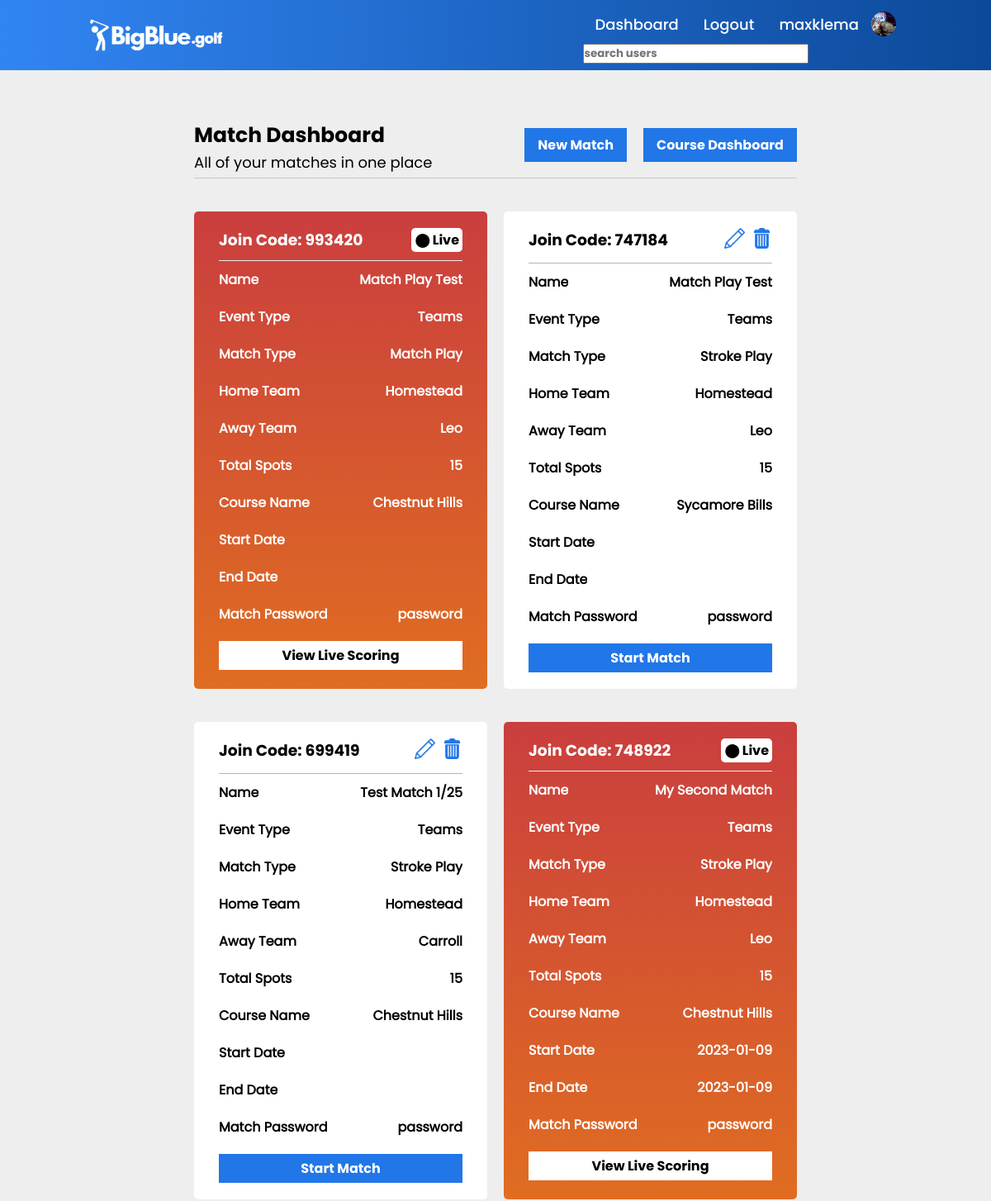
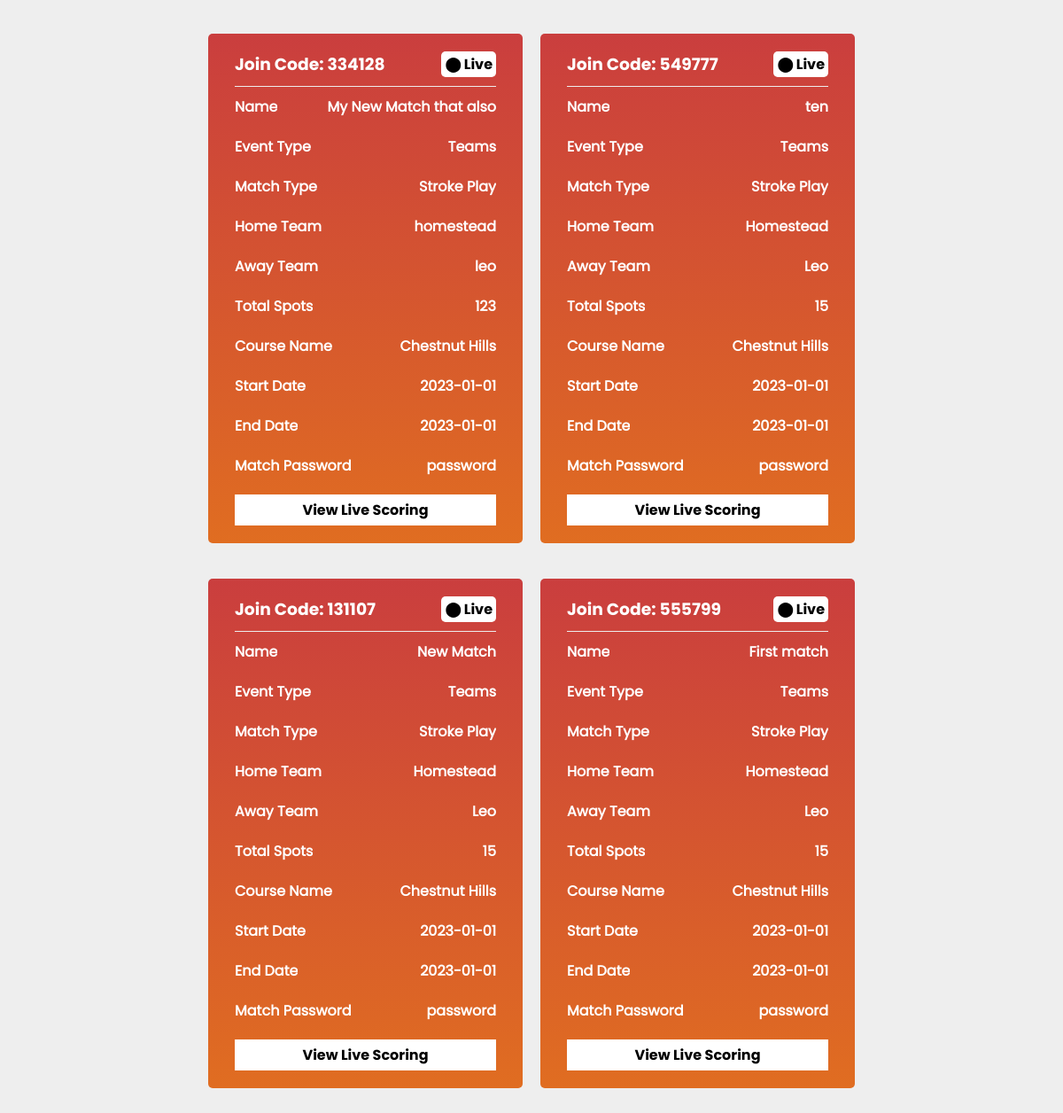
The app's page /match_dashboard (signed in) with its own data (2 pictures, top to bottom).
### main.py (models this page shows, shortened)
class users(db.Model):
    _id = db.Column("id", db.Integer, primary_key=True)
    name = db.Column(db.String(100))
    username = db.Column(db.String(50))
    password = db.Column(db.String(50))
    email = db.Column(db.String(100))
    rank = db.Column(db.String(10))
    gender = db.Column(db.String(10))
    bio = db.Column(db.String(500))
    team = db.Column(db.String(25))
    verified = db.Column(db.Integer)
    pic = db.Column(db.String)
    banner = db.Column(db.String)
    first_login = db.Column(db.DateTime, default="2022-06-03 03:15:12.433675")
    last_login = db.Column(db.DateTime, default="2022-06-03 03:15:12.433675")

class match(db.Model):
    _id = db.Column("id", db.Integer, primary_key=True)
    match_name = db.Column(db.String(50))
    match_course = db.Column(db.String(50))
    event_type = db.Column(db.String(1))
    match_type = db.Column(db.String(25))
    start_time = db.Column(db.String(25))
    end_time = db.Column(db.String(25))
    teams1 = db.Column(db.String())
    total_players = db.Column(db.Integer)
    scores_file = db.Column(db.String(50))
    match_code = db.Column(db.String(6))
    match_password = db.Column(db.String())
    created_by = db.Column(db.String())
    match_live = db.Column(db.Integer, default=0)

class course(db.Model):
    _id = db.Column("id", db.Integer, primary_key=True)
    course_name = db.Column(db.String(50))
    course_holes = db.Column(db.String(3))
    par1 = db.Column(db.Integer)
    par2 = db.Column(db.Integer)
    par3 = db.Column(db.Integer)
    par4 = db.Column(db.Integer)
    par5 = db.Column(db.Integer)
    par6 = db.Column(db.Integer)
    par7 = db.Column(db.Integer)
    par8 = db.Column(db.Integer)
    par9 = db.Column(db.Integer)
    par10 = db.Column(db.Integer)
    par11 = db.Column(db.Integer)
    par12 = db.Column(db.Integer)
    par13 = db.Column(db.Integer)
    par14 = db.Column(db.Integer)
    par15 = db.Column(db.Integer)
    par16 = db.Column(db.Integer)
    par17 = db.Column(db.Integer)
    par18 = db.Column(db.Integer)
    city = db.Column(db.String)
    course_bio = db.Column(db.String(1000))
    created_by = db.Column(db.String)

### main.py (the view)
@app.route("/match_dashboard")
def match_dashboard():
    if 'active_user' in session and session['active_user'][2] == 'coach':
        found_course = course.query.filter_by(created_by=session['active_user'][0]).all()
        found_match = match.query.filter_by(created_by=session['active_user'][0]).all()
        found_user = users.query.filter_by(username=session['active_user'][0]).first()
        return render_template("match_dashboard.html", course_data=found_course, data=found_user, match_data=found_match)
    return redirect(url_for('error', msg="You do not have access to this site."))

### templates/match_dashboard.html (shortened to what this page needs)
{% if data.rank == 'coach' %}
    {% extends "indexcontentcoachlogin.html" %}
{% elif data.rank == 'player' %}
    {% extends "indexcontentplayerlogin.html" %}
{% else %}
    {% extends "indexcontent.html" %}
{% endif %}
{% block content %}
<html>
        <head>
            <link rel="stylesheet" href="{{ url_for('static', filename='styles/matchdashboard.css') }}">
        </head>
    <div class="main-container">
        <div class="heading-info">
            <div class="hero-info">
                <h3>Match Dashboard</h3>
                <p>All of your matches in one place</p>
            </div>
            <div class="hero-buttons">
                <a href="/create_match">New Match</a>
                <a href="/course_dashboard">Course Dashboard</a>
            </div>
        </div>
        <div class="grid-container">
            {% for item in match_data[::-1] %}
                {% if item.match_live == 0 %}
                    <div class="match-container">
                        <div id="row-one">
                            <div>
                                <h3>Join Code: {{item.match_code}}</h3>
                            </div>
                            <div id="action-icons">
                                <a href="/edit_match/{{item._id}}"><img src="{{ url_for('static', filename='logo graphics/pencilicon.png') }}"></a>
                                <a href="/delete_match/{{item._id}}"><img src="{{ url_for('static', filename='logo graphics/trashcan.png') }}"></a>
                            </div>
                        </div>
                        <div class="row-div">
                            <div>
                                <h4>Name</h4>
                            </div>
                            <div>
                                <h4>{{item.match_name}}</h4>
                            </div>
                        </div>
                        <div class="row-div">
                            <div>
                                <h4>Event Type</h4>
                            </div>
                            <div>
                                <h4>{{item.event_type}}</h4>
                            </div>
                        </div>
                        <div class="row-div">
                            <div>
                                <h4>Match Type</h4>
                            </div>
                            <div>
                                <h4>{{item.match_type}}</h4>
                            </div>
                        </div>
                        <div class="row-div">
                            <div>
                                <h4>Home Team</h4>
                            </div>
                            <div>
                                <h4>{{item.teams1.split('~')[0]}}</h4>
                            </div>
                        </div>
                        <div class="row-div">
                            <div>
                                <h4>Away Team</h4>
                            </div>
                            <div>
                                <h4>{{item.teams1.split('~')[1]}}</h4>
                            </div>
                        </div>
                        <div class="row-div">
                            <div>
                                <h4>Total Spots</h4>
                            </div>
                            <div>
                                <h4>{{item.total_players}}</h4>
                            </div>
                        </div>
                        <div class="row-div">
                            <div>
                                <h4>Course Name</h4>
                            </div>
                            <div>
                                <h4>{{item.match_course}}</h4>
                            </div>
                        </div>
                        <div class="row-div">
                            <div>
                                <h4>Start Date</h4>
                            </div>
                        </div>
                        <div class="row-div">
                            <div>
                                <h4>End Date</h4>
                            </div>
                        </div>
                        <div class="row-div">
                            <div>
                                <h4>Match Password</h4>
                            </div>
                            <div>
                                <h4>{{item.match_password}}</h4>
                            </div>
                        </div>
                        {% for i in course_data %}
                            {% if i.course_name == item.match_course %}
                                <a id="start-match-button" href="/start_match/{{item._id}}/{{i._id}}">Start Match</a>
                            {% endif %}
                        {% endfor %}
                    </div>
                {% elif item.match_live == 1 %}
                    <div class="match-container-live">
                        <div id="row-one-live">
                            <div>
                                <h3>Join Code: {{item.match_code}}</h3>
                            </div>
                            <div id="live-message">
                                <h4>⬤ Live</h4>
                            </div>
                        </div>
                        <div class="row-div-live">
                            <div>
                                <h4>Name</h4>
                            </div>
                            <div>
                                <h4>{{item.match_name}}</h4>
                            </div>
                        </div>
                        <div class="row-div-live">
                            <div>
                                <h4>Event Type</h4>
                            </div>
                            <div>
                                <h4>{{item.event_type}}</h4>
                            </div>
                        </div>
                        <div class="row-div-live">
                            <div>
                                <h4>Match Type</h4>
                            </div>
                            <div>
                                <h4>{{item.match_type}}</h4>
                            </div>
                        </div>
                        <div class="row-div-live">
                            <div>
                                <h4>Home Team</h4>
                            </div>
                            <div>
                                <h4>{{item.teams1.split('~')[0]}}</h4>
                            </div>
                        </div>
                        <div class="row-div-live">
                            <div>
                                <h4>Away Team</h4>
                            </div>
                            <div>
                                <h4>{{item.teams1.split('~')[1]}}</h4>
                            </div>
                        </div>
                        <div class="row-div-live">
                            <div>
                                <h4>Total Spots</h4>
                            </div>
                            <div>
                                <h4>{{item.total_players}}</h4>
                            </div>
                        </div>
                        <div class="row-div-live">
                            <div>
                                <h4>Course Name</h4>
                            </div>
                            <div>
                                <h4>{{item.match_course}}</h4>
                            </div>
                        </div>
                        <div class="row-div-live">
                            <div>
                                <h4>Start Date</h4>
                            </div>
                            <div>
                                <h4>{{item.start_time}}</h4>
                            </div>
                        </div>
                        <div class="row-div-live">
                            <div>
                                <h4>End Date</h4>
                            </div>
                            <div>
                                <h4>{{item.end_time}}</h4>
                            </div>
                        </div>
                        <div class="row-div-live">
                            <div>
                                <h4>Match Password</h4>
                            </div>
                            <div>
                                <h4>{{item.match_password}}</h4>
                            </div>
                        </div>
                        {% for i in course_data %}
                            {% if i.course_name == item.match_course %}
                                <a id="live-match-button" href="/active_match_view/{{item._id}}">View Live Scoring</a>
                            {% endif %}
                        {% endfor %}
                    </div>
                {% endif %}
            {% endfor %}
        </div>
    </div>
{% endblock %}

### templates/indexcontentcoachlogin.html (shortened to what this page needs)
<!DOCTYPE html>
<html>
    <head>
    </head>
    <body>
        <header>
            <a href="/">
                <img id="logo-image" src="{{ url_for('static', filename='logo graphics/BigBlue_NewLogo-White.png') }}" class="logo">
            </a>
            <div>
                <ul class="navigation">
                    <li><a href="/match_dashboard">Dashboard</a></li>
                    <li><a href="/logout">Logout</a></li>
                    <li><a href="/dashboard">{{data.username}}</a></li>
                    <li><a href=""><img id="profile-pic" src="{{ url_for('static', filename='logo graphics/user_photos/' + data.pic) }}" alt=""></a></li>
                </ul>
                <form action="/search" method="POST">
                    <input id="searchbar" name="searchbar" type="text" placeholder="search users"></input>
                </form>
            </div>
        </header>
        {% block content %}
        {% endblock %}
    </body>
</html>

### records on screen
users: username "maxklema", pic (picture)
match: match_code "993420", match_name "Match Play Test", event_type "Teams", match_type "Match Play", teams1 "Homestead", teams1 "Leo", total_players "15", match_course "Chestnut Hills", match_password "password"
match: match_code "747184", match_live 0 (drawn), match_name "Match Play Test", event_type "Teams", match_type "Stroke Play", teams1 "Homestead", teams1 "Leo", total_players "15", match_course "Sycamore Bills", match_password "password"
match: match_code "699419", match_live 0 (drawn), match_name "Test Match 1/25", event_type "Teams", match_type "Stroke Play", teams1 "Homestead", teams1 "Carroll", total_players "15", match_course "Chestnut Hills", match_password "password"
match: match_code "748922", match_name "My Second Match", event_type "Teams", match_type "Stroke Play", teams1 "Homestead", teams1 "Leo", total_players "15", match_course "Chestnut Hills", start_time "2023-01-09", end_time "2023-01-09", match_password "password"
match: match_code "334128", match_name "My New Match that also", event_type "Teams", match_type "Stroke Play", teams1 "homestead", teams1 "leo", total_players "123", match_course "Chestnut Hills", start_time "2023-01-01", end_time "2023-01-01", match_password "password"
match: match_code "549777", match_name "ten", event_type "Teams", match_type "Stroke Play", teams1 "Homestead", teams1 "Leo", total_players "15", match_course "Chestnut Hills", start_time "2023-01-01", end_time "2023-01-01", match_password "password"
match: match_code "131107", match_name "New Match", event_type "Teams", match_type "Stroke Play", teams1 "Homestead", teams1 "Leo", total_players "15", match_course "Chestnut Hills", start_time "2023-01-01", end_time "2023-01-01", match_password "password"
match: match_code "555799", match_name "First match", event_type "Teams", match_type "Stroke Play", teams1 "Homestead", teams1 "Leo", total_players "15", match_course "Chestnut Hills", start_time "2023-01-01", end_time "2023-01-01", match_password "password"
